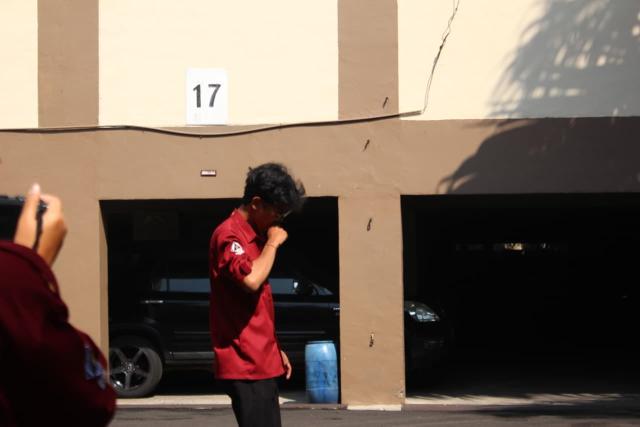
#> input picture input_images/profile.jpg, 1280 x 853 px, found by its file name (shown at 1/2 size); its folder holds only this picture in this run
$ python main_paralel.py
#> lines starting #> are read from the running program, lines starting #| are printed output that depends on the picture
import os
import time
from concurrent.futures import ProcessPoolExecutor
from PIL import Image, ImageOps

INPUT_DIR = "input_images"
OUTPUT_DIR = "output_images"

if not os.path.exists(OUTPUT_DIR):
    os.makedirs(OUTPUT_DIR)

def process_single_image(img_name):
#> called with img_name = 'profile.jpg'
    try:
        img_path = os.path.join(INPUT_DIR, img_name)
        img = Image.open(img_path)
#> img is the input picture: PIL image 1280x853 RGB; mean R, G, B 118.8, 101.7, 88.9
        gray_img = ImageOps.grayscale(img)
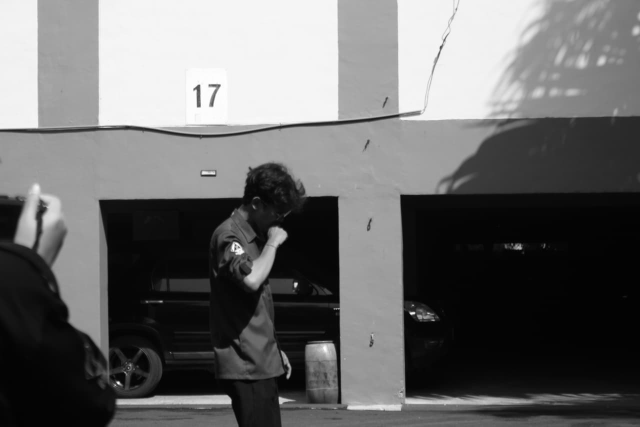
#> gray_img: PIL image 1280x853 L (shown at 1/2 size); min 0, max 255, mean 105.4
        resized_img = gray_img.resize((800, 800))
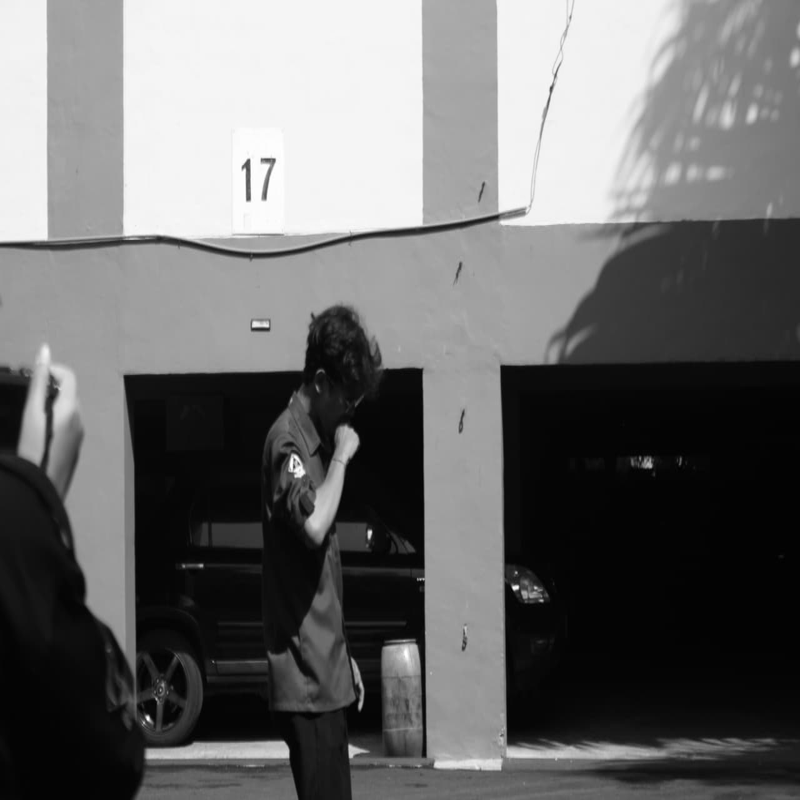
#> resized_img: PIL image 800x800 L; min 0, max 255, mean 105.4
        resized_img.save(os.path.join(OUTPUT_DIR, img_name))
    except Exception as e:
        print(f"Error proses {img_name}: {e}")

def run_serial(images):
    start = time.time()
    for img in images:
        process_single_image(img)
    return time.time() - start

def run_parallel(images):
    start = time.time()
    with ProcessPoolExecutor() as executor:
        executor.map(process_single_image, images)
    return time.time() - start

if __name__ == "__main__":
    if os.path.exists(INPUT_DIR):
        images = [f for f in os.listdir(INPUT_DIR) if f.lower().endswith(('jpg', 'jpeg', 'png'))]
    else:
        images = []

    if not images:
        print(f"Folder '{INPUT_DIR}' belum ada atau kosong! Pastikan kamu sudah membuat folder tersebut dan mengisinya dengan gambar hasil copy-paste manual.")
    else:
        print(f"Menemukan {len(images)} gambar. Memulai pengujian performa...\n")

        print("Mengeksekusi proses SERIAL...")
        time_serial = run_serial(images)
        print(f"Selesai! Waktu Serial: {time_serial:.2f} detik\n")
        print("Mengeksekusi proses PARALEL...")
        time_parallel = run_parallel(images)
        print(f"Selesai! Waktu Paralel: {time_parallel:.2f} detik\n")

        speedup = time_serial / time_parallel
        print("==================================================")
        print(f"Peningkatan Kecepatan (Speedup): {speedup:.2f}x lebih cepat!")
        print("==================================================")
